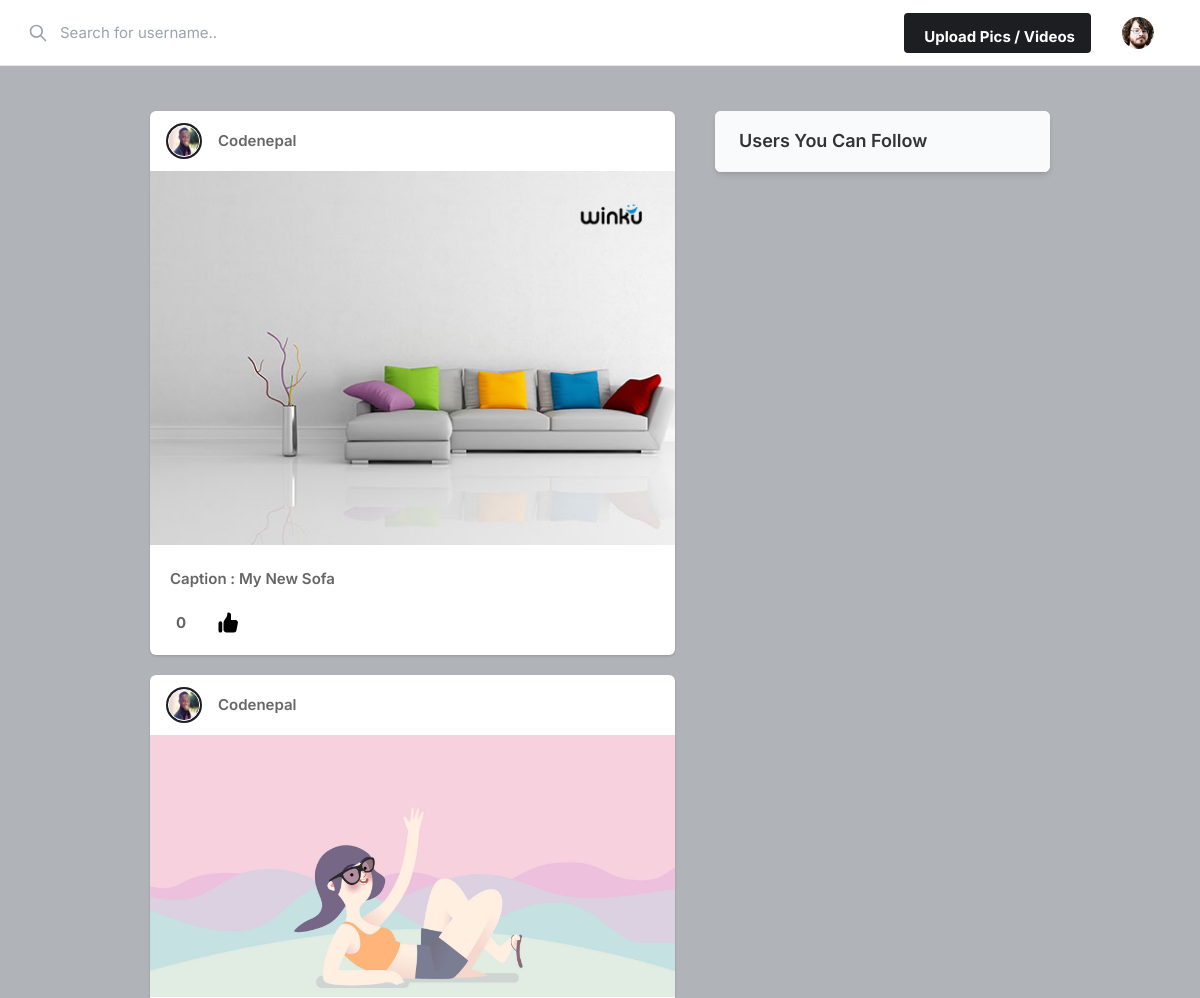
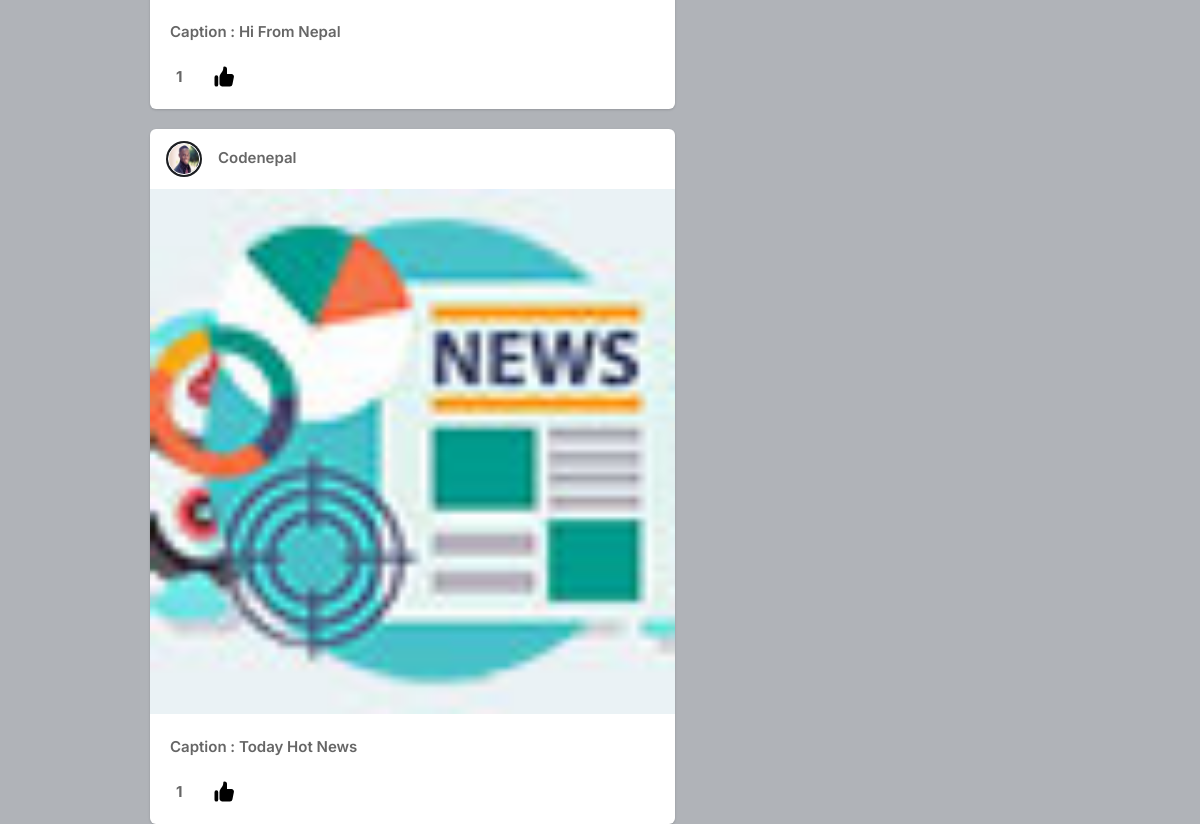
Screenshot of / (signed in) with the database file from the repository (2 pictures, top to bottom).
### core/models.py (models this page shows, shortened)
class Profile(models.Model):
    user=models.ForeignKey(User,null=False,blank=False,on_delete=models.CASCADE)
    userid=models.IntegerField()
    location=models.CharField(max_length=50)
    bio=models.CharField(max_length=50,blank=True)
    profile_img=models.ImageField(upload_to="profile",default="default.png")

class Post(models.Model):
    id=models.UUIDField(primary_key=True,default=uuid.uuid4)
    user=models.ForeignKey(User,null=False,blank=False,on_delete=models.CASCADE)
    image=models.ImageField(upload_to="post")
    caption=models.CharField(max_length=100)
    create=models.DateTimeField(auto_now=True,blank=True)
    like=models.IntegerField(default=0)
    def profile(self):
        return Profile.objects.get(user=self.user)

### core/views.py (the view)
# urls.py: path("",home,name="home"),
@login_required(login_url='login')
def home(request):
    if(check_setting(request)):
        post=[]
        followed_user=Follower.objects.filter(followers=request.user)
        for x in followed_user:
            post+=Post.objects.filter(user=x.user)
        post+=Post.objects.filter(user=request.user)
        shuffle(post)
        user=Follower.objects.filter(followers=request.user)
        user_list=list(map(Ret_Usr,user))
        to_user=list(User.objects.all())
        to_user.remove(request.user)
        print(to_user)
        print(user_list)
        for x in user_list:
            if x in to_user:
                to_user.remove(x)
        profile=[]
        for x in to_user:
            profile+=Profile.objects.filter(user=x)
        return render(request,"index.html",{'post':post,'user':Profile.objects.get(user=request.user),'follow':profile})
    else:
        return redirect("settings")

### core/views.py (called while the page is built)
def check_setting(request):
    return Profile.objects.filter(user=request.user).exists()

def Ret_Usr(a):
    return a.user

### core/templates/index.html (shortened to what this page needs)
{% load static %}
<!DOCTYPE html>
<html lang="en">
<head>
    <link rel="stylesheet" href="{% static 'assets/css/icons.css' %}">
    <link rel="stylesheet" href="{% static 'assets/css/uikit.css' %}">
    <link rel="stylesheet" href="{% static 'assets/css/style.css' %}">
    <link rel="stylesheet" href="{% static 'assets/css/tailwind.css' %}">
</head>
<body>
            <header>
                <div class="header_inner">
                    <div class="left-side">
                        <div class="header_search">
                            <form method="POST" action="{%url 'search'%}">
                            <input type="text" name="username" placeholder="Search for username..">
                            <div class="icon-search">
                                <button type="submit">
                                <svg xmlns="http://www.w3.org/2000/svg" fill="none" viewBox="0 0 24 24"
                                    stroke="currentColor">
                                    <path stroke-linecap="round" stroke-linejoin="round" stroke-width="2"
                                        d="M21 21l-6-6m2-5a7 7 0 11-14 0 7 7 0 0114 0z" />
                                </svg>
                            </button>
                            </div>
                        </form>
                        </div>
                    </div>
                    <div class="right-side lg:pr-4">
                        <a href="#"
                            class="bg-pink-500 flex font-bold hidden hover:bg-pink-600 hover:text-white inline-block items-center lg:block max-h-10 mr-4 px-4 py-2 rounded shado text-white">
                              Upload Pics / Videos
                        </a>
                        <a href="#">
                            <img src="{{user.profile_img.url}}" class="header-avatar" alt="">
                        </a>
                    </div>
                </div>
            </header>
            <div class="container m-auto">
                <div class="lg:flex justify-center lg:space-x-10 lg:space-y-0 space-y-5">
                    <div class="space-y-5 flex-shrink-0 lg:w-7/12">
{%for x in post%}
                        <div class="bg-white shadow rounded-md  -mx-2 lg:mx-0">
                            <div class="flex justify-between items-center px-4 py-3">
                                <div class="flex flex-1 items-center space-x-4">
                                    <a href="{%url 'profile' id=x.user.username%}">
                                        <div class="bg-gradient-to-tr from-yellow-600 to-pink-600 p-0.5 rounded-full">
                                            <img src="{{x.profile.profile_img.url}}" class="bg-gray-200 border border-white rounded-full w-8 h-8">
                                        </div>
                                    </a>
                                    <span class="block capitalize font-semibold "> {{x.user.username}}</span>
                                </div>
                              <div>
                                <a href="#"> <i class="icon-feather-more-horizontal text-2xl hover:bg-gray-200 rounded-full p-2 transition -mr-1 "></i> </a>
                              </div>
                            </div>
                            <div uk-lightbox>
                                <a href="{{x.image.url}}">
                                    <img src="{{x.image.url}}" width="100%" height="100%" alt="">
                                </a>
                            </div>
                            <br>
                            <span class="block capitalize font-semibold " style="margin-left:20px">Caption :  {{x.caption}}</span>
                            <div class="py-3 px-4 space-y-3">
                                <div class="flex space-x-4 lg:font-bold">
                                   <div style="position:relative;top:10px;left:10px"> {{x.like}}</div>
                                    <a href="#" class="flex items-center space-x-2">
                                        <div class="p-2 rounded-full text-black">
                                            <a href="{%url 'like' id=x.id%}">
                                        </a>
                                        </div>
                                    </a>
                                </div>
                            </div>
                        </div>
                        {%endfor%}
                    </div>
                    <div class="lg:w-5/12">
                        <div class="bg-white  shadow-md rounded-md overflow-hidden">
                            <div class="bg-gray-50  border-b border-gray-100 flex items-baseline justify-between py-4 px-6 ">
                                <h2 class="font-semibold text-lg">Users You Can Follow</h2>
                            </div>
                        </div>
                    </div>
                </div>
            </div>
</body>
</html>

### core/static/assets/css/style.css (style rules this page uses)
body { background-color: #B0B3B8!important; }
button { vertical-align: middle; }
input { height: 48px; line-height: 48px; padding: 0 20px; outline: none; font-size: 15px; color: #808080; max-width: 100%; width: 100%; -webkit-box-sizing: border-box; box-sizing: border-box; display: block; font-weight: 400; opacity: 1; border-radius: 4px; border: none; -webkit-box-shadow: 0 1px 4px 0px rgba(0, 0, 0, 0.12); box-shadow: 0 1px 4px 0px rgba(0, 0, 0, 0.12); }
input[type="text"], input[type="password"], input[type="email"], input[type="number"] { height: 48px; line-height: 48px; padding: 0 20px; outline: none; font-size: 15px; color: #808080; max-width: 100%; width: 100%; -webkit-box-sizing: border-box; box-sizing: border-box; display: block; font-weight: 400; opacity: 1; border-radius: 4px; border: none; -webkit-box-shadow: 0 1px 4px 0px rgba(0, 0, 0, 0.12); box-shadow: 0 1px 4px 0px rgba(0, 0, 0, 0.12); }
input { -webkit-transition: all 0.1s ease-in-out; transition: all 0.1s ease-in-out; }
::placeholder { color: #808080; opacity: 1; }
button { border: none; margin: 0; padding: 0; width: auto; overflow: visible; background: transparent; color: inherit; font: inherit; line-height: normal; cursor: pointer; }
a { color: #be185d; -webkit-transition: 0.3s; transition: 0.3s; outline: none !important; }
button { outline: none !important; }
img { max-width: 100%; }
body { color: #666; font-size: 15px; line-height: 27px; background-color: #f0f2f5; font-family: "Inter", sans-serif; text-transform: none; }
h1, h2, h3, h4, h5, h6 { font-family: "Inter", sans-serif; text-transform: none; }
input[type="text"], input[type="password"], input[type="email"] { font-family: "Inter", sans-serif; text-transform: none; }
button, body .pac-container { font-family: "Inter", sans-serif; text-transform: none; }
h1, h2, h3, h4, h5, h6 { color: #333; font-weight: 500; margin: 0; padding: 0; }
h2 { font-size: 26px; }
@media (min-width: 1024px) { .container { max-width: 900px !important; padding-top: 45px; } }
header { background-color: #fff; left: 0; right: 0; top: 0; z-index: 99; height: 66px; display: -webkit-box; display: -ms-flexbox; display: flex; -webkit-box-align: center; -ms-flex-align: center; align-items: center; border-bottom: 1px solid #e5e7eb; }
header .header_inner { display: -webkit-box; display: -ms-flexbox; display: flex; -webkit-box-align: center; -ms-flex-align: center; align-items: center; max-width: 1090px; margin: auto; width: 100%; max-width: 100% !important; padding: 0 30px; }
header .header_inner .left-side { display: -webkit-box; display: -ms-flexbox; display: flex; -webkit-box-align: center; -ms-flex-align: center; align-items: center; }
header .header_inner .left-side .header_search { position: relative; }
header .header_inner .left-side .header_search input { margin: 0; height: 42px; -webkit-box-shadow: none; box-shadow: none; padding-left: 30px; width: 400px; background-color: transparent; }
header .header_inner .left-side .header_search .icon-search { width: 2.5rem; position: absolute; top: 0; left: 0; margin-left: -.75rem; height: 100%; display: -webkit-box; display: -ms-flexbox; display: flex; -webkit-box-pack: center; -ms-flex-pack: center; justify-content: center; -webkit-box-align: center; -ms-flex-align: center; align-items: center; }
header .header_inner .left-side .header_search .icon-search svg { width: 20px; color: #9ca3af; }
header .header_inner .right-side { display: -webkit-box; display: -ms-flexbox; display: flex; -webkit-box-align: center; -ms-flex-align: center; align-items: center; -webkit-box-pack: end; -ms-flex-pack: end; justify-content: flex-end; margin-left: auto; }
header .header_inner .right-side .header-avatar { width: 32px; height: 32px; border-radius: 100%; margin-left: 15px; }

### rows the page displays
Profile: profile_img (picture)
Post: profile.profile_img (picture), user.username "Codenepal", image (picture), caption "My New Sofa", like "0"
Post: profile.profile_img (picture), user.username "Codenepal", image (picture), caption "Hi From Nepal", like "1"
Post: profile.profile_img (picture), user.username "Codenepal", image (picture), caption "Today Hot News", like "1"
